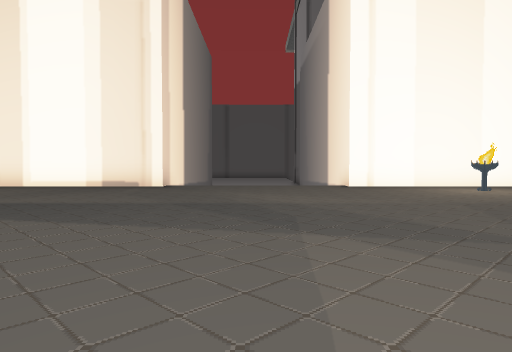
[1] (above)

21 first-person views from a walk through a scene from a Unity 3-D project. The camera is 1.2 m above the floor, tilts 2° down and sees 70° across. The floor is counted in squares, 2 m on a side. Each view is taken from the middle of a square. On the plan, view 1 faces up. The plan holds only what a view shows up to about 10 squares ahead; the rest is blank. The place goes on beyond the plan. Some surface patterns are stand-ins.

[2]
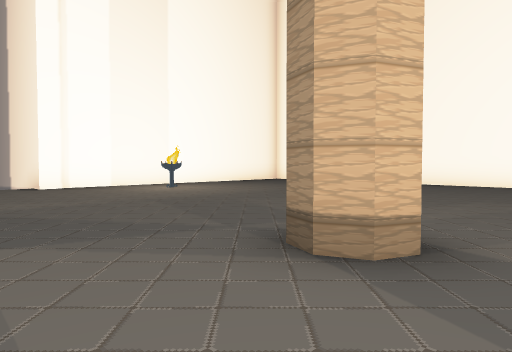

[3]
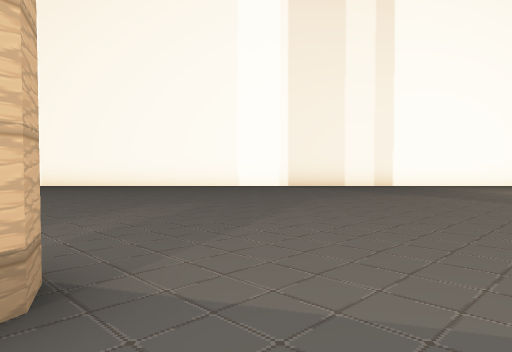

[4]
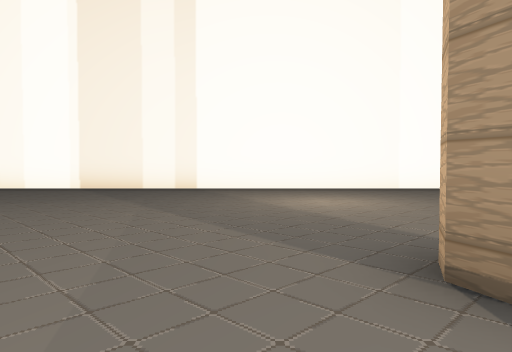

[5]
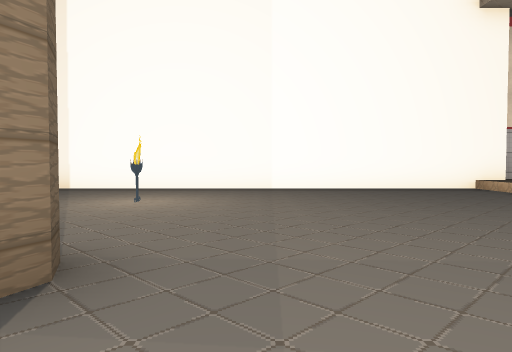

[6]
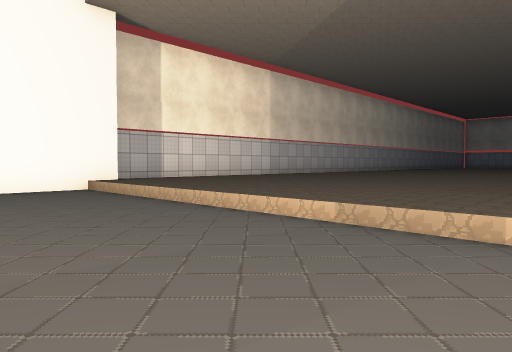

[7]
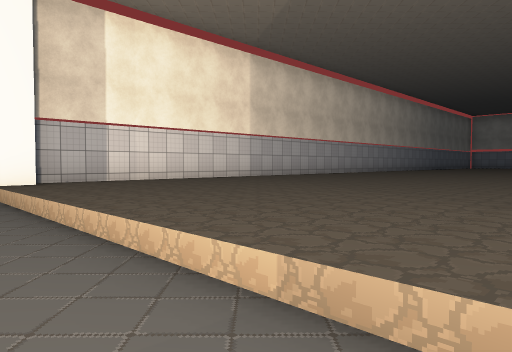

[8]
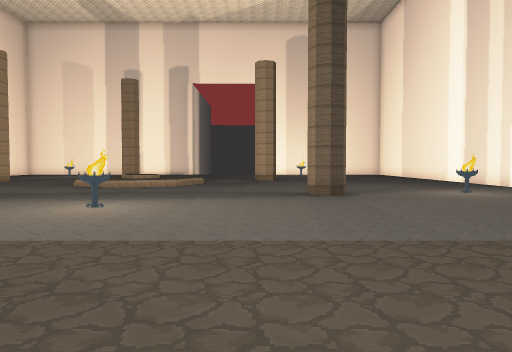

[9]
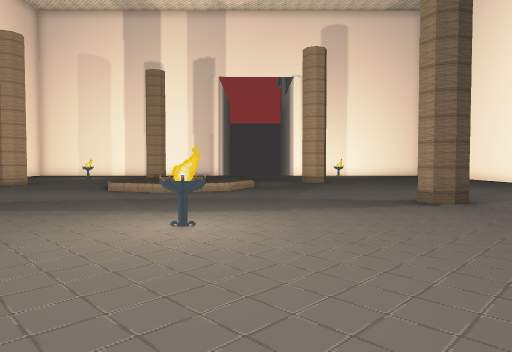

[10]
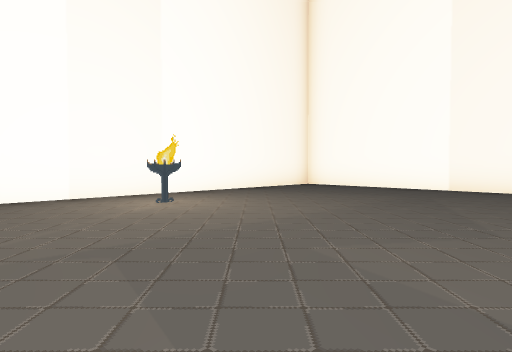

[11]
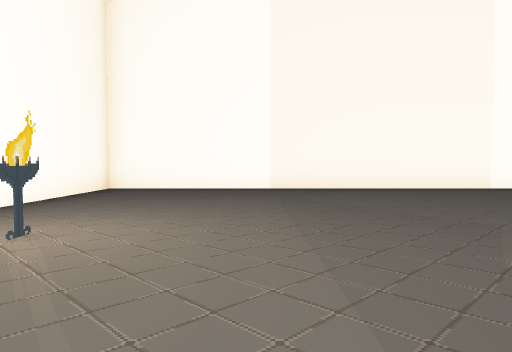

[12]
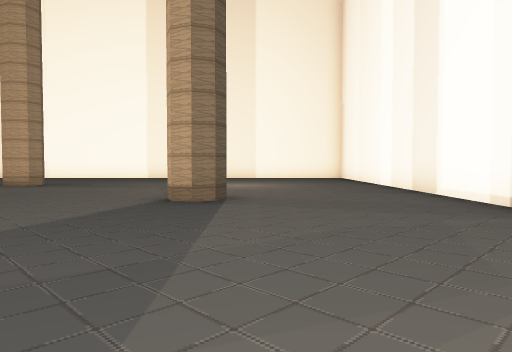

[13]
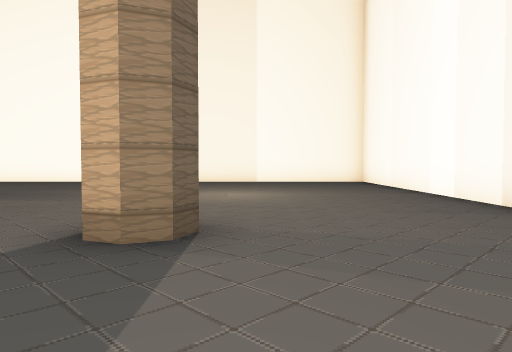

[14]
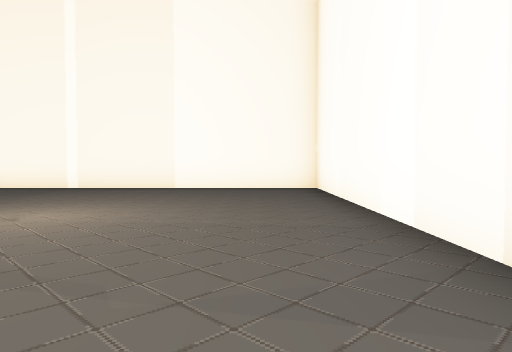

[15]
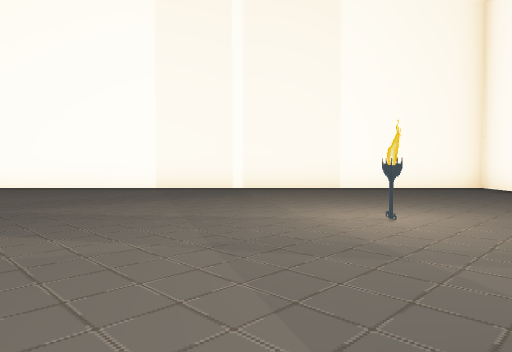

[16]
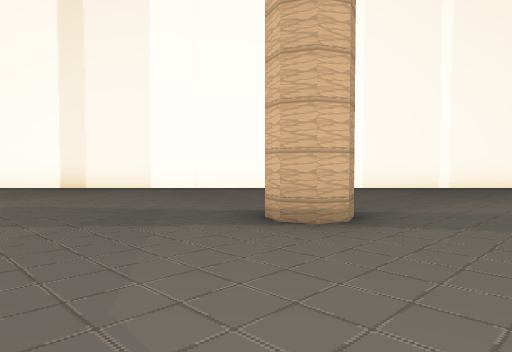

[17]
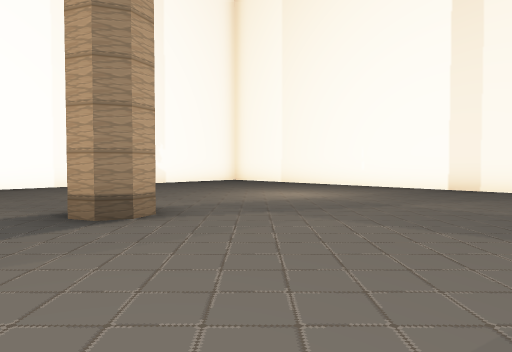

[18]
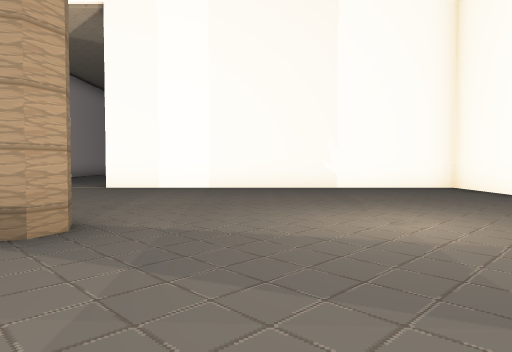

[19]
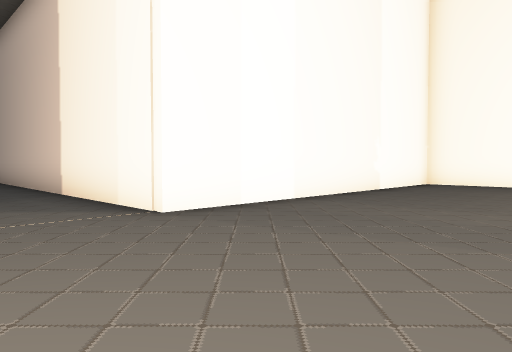

[20]
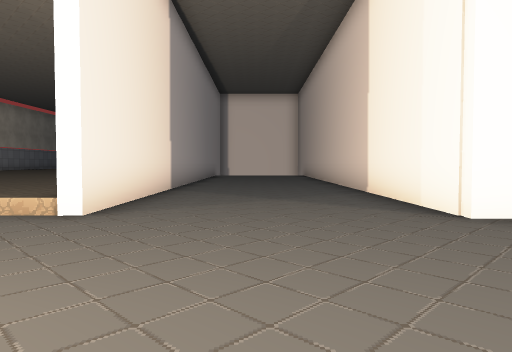

[21]
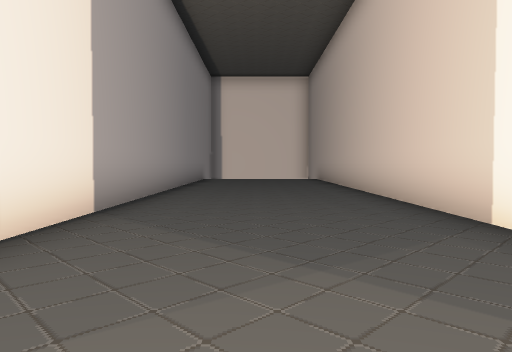

### Floor plan
Key: @ floor where view 1 was taken; # wall or solid block; . main floor; : floor 0.5 m higher than the main floor; / step, stairs or slope; = window, fence, low wall or low ledge.
Columns run from 14 left of view 1 to 11 right of it. Each row starts with its distance up from view 1.
 11                 /#
 10 ############    /#########
  9 #........................#
  8 #..................=.....#
  7 #........................#
  6 #........................#
  5 #....=...#...............#
  4 #........................#
  3 #........................#
  2 #.......... .............#
  1 #........    ...##.......#
  0 #....#...     @..........#
 -1 #......../      .........#
 -2 #........        ........#
 -3 #.........        .......#
 -4 #........................#
 -5 #........................#
 -6 #.................#...=..#
 -7 #......#.................#
 -8 #..==....................#
 -9  ............=...........#
-10  ........................#
-11 #........................#
-12 #........................#
-13 #########....////////////#
-14         #....#:::::::::::#
-15         #....#:::::::::::#
-16         #....# ::::::::::#
-17         #....# ::::::::::#
-18         #....#  :::::::::#
-19         #....#   ::::::::
-20         #....#    ::::::
-21         #....#    :::::
-22         #....#     :::
-23         #....#     ::

Positions as (right, up) in squares from view 1, and headings:
1: (0, 0), facing up
2: (0, 0), facing up-right
3: (1, 0), facing right
4: (2, -5), facing right
5: (2, -8), facing right
6: (2, -10), facing down-right
7: (3, -12), facing down-right
8: (2, -16), facing up
9: (0, -14), facing up
10: (2, 3), facing up-right
11: (2, 6), facing right
12: (1, 6), facing left
13: (-2, 6), facing left
14: (-5, 8), facing left
15: (-5, 4), facing left
16: (-5, -1), facing left
17: (-5, -3), facing down-left
18: (-9, -4), facing down
19: (-3, -9), facing down-left
20: (-3, -9), facing down
21: (-3, -13), facing down
